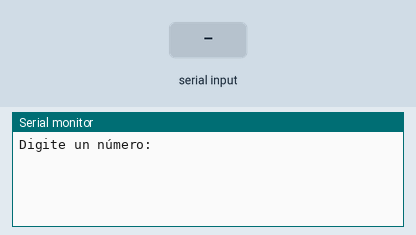
A program run on a simulated ESP32. Parts: the last lines printed to the serial monitor. Inputs (shaded band) come from the test bench.

Above: at 1.2 s.
1.3 s: "90,45\n" received over Serial
At 2.62 s:
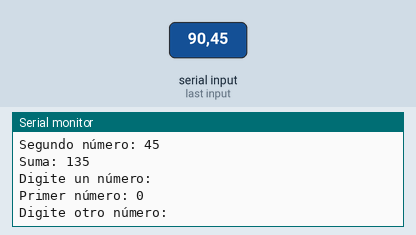
2.8 s: "5\n" received over Serial
At 3.6 s:
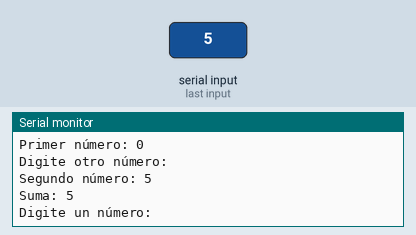

Measured:
- after the input at 1.3 s, the serial monitor: prints a new line at once (image 1)
- after the input at 2.8 s, the serial monitor: prints a new line at once (image 2)

The program:

main.cpp
```cpp
#include <Arduino.h>
#include <Operaciones.h>

// Comentario de ejemplo para generar una segunda versión

int number; // Lower Camel Case
int OtherNumber; // Upper Camel Case

void setup() {
  Serial.begin(9600);
}

void loop() {
  Serial.println("Digite un número: ");
  while (!Serial.available()) {}
  number = Serial.parseInt();
  Serial.println("Primer número: " + String(number));

  Serial.println("Digite otro número: ");
  while (!Serial.available()) {}
  OtherNumber = Serial.parseInt();
  Serial.println("Segundo número: " + String(OtherNumber));

  int resultadoSuma = suma(number, OtherNumber);
  int resultadoResta = resta(number, OtherNumber);
  int resultadoProducto = producto(number, OtherNumber);
  int resultadoDivision = division(number, OtherNumber);

  Serial.println("Suma: " + String(resultadoSuma));

  while (!Serial.available()) {}
}
```

Operaciones.cpp
```cpp
int suma(int a, int b) {
  return a + b;
}

int resta(int a, int b) {
  return a - b;
}

int producto(int a, int b) {
  return a * b;
}

float division(int a, int b) {
  return a / b;
}
```

Operaciones.h
```cpp
int suma(int, int); // Prototipo de la función Getter
int resta(int, int);
int producto(int, int);
float division(int, int);
```
